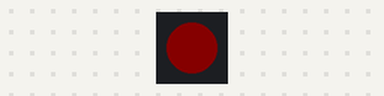
Recording of a program running on a simulated Raspberry Pi Pico running MicroPython. Parts: 1 RGB LEDs in strip order, left to right. Dim RGB values are drawn brighter than linear.

Above: at 0.03 s.
At 3.88 s:
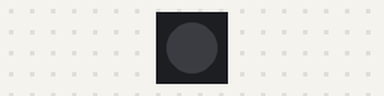
At 5.89 s:
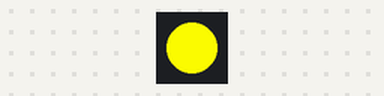
At 9.9 s:
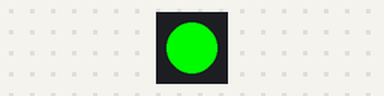
Timing chart, 0 to 11.9 s (numbered marks = the images above):
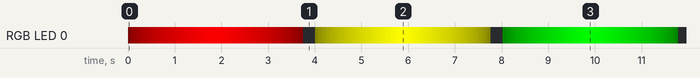

Measured:
- by itself, everything shown: repeats every 18.4 s, in 272 steps

The program:

LED_breathing.py
```python
import neopixel
import machine
import time

pin = machine.Pin(16, machine.Pin.OUT) #LED pin on board (16 for RP2040 Zero)
led = neopixel.NeoPixel(pin, 1) #(pin, number of LEDs)

#To change LED behavior, change these parameters
steps = 30
step_size = 8
step_speed = 0.06


#Cycling colors
black = (0,0,0)
red = (255,0,0)
yellow = (255,255,0)
green = (0,255,0)
blue = (0,0,255)
purple = (128,0,128)

rainbow = [red, yellow, green, blue, purple]


#Changes LED values by increments of 1 defined step
def change_color(target_color, direction):
    #Gets current LED values
    r,g,b = led.__getitem__(0)

    #Sets new value to the LED if not meeting required color yet (for each RGB component)
    if(r != target_color[0]):
        if r + step_size * direction != target_color[0]:
            r = r + step_size * direction
        else:
            r = target_color[0]

    if(g != target_color[1]):

        if g + step_size * direction != target_color[1]:
            g = g + step_size * direction
        else:
            g = target_color[1]

    if(b != target_color[2]):
        if b + step_size * direction != target_color[2]:
            b = b + step_size * direction
        else:
            b = target_color[2]

    return (r,g,b)

#Direction determines if LED is lightening(1) or darkening(-1)
def lighten_led(color, direction):

    #Gradually lightens/darkens LED
    for i in range(steps):

        new_color = change_color(color, direction)
        led.fill(new_color)
        led.write()
        time.sleep(step_speed)

        #Dont perform upcoming steps if target color reached
        if new_color[0] == color[0] and new_color[1] == color[1] and new_color[2] == color[2]:
            break

#Immitates breathing by lightening and darkening LED
def led_breathe(color):
     lighten_led(color,1)
     time.sleep(0.2)
     lighten_led(black,-1)
     time.sleep(0.2)


# Loop to make LED breathe
while True:
    for rain_col in rainbow:
        led_breathe(rain_col)
    
```
